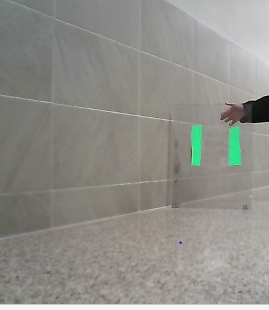
#> input picture Capture.PNG, 269 x 310 px, given in place of the camera
$ python vision_processing_old.py Capture.PNG Capture.PNG   (Python 2 division)   (older library calls are emulated)
#> lines starting #> are read from the running program, lines starting #| are printed output that depends on the picture; after the words box and inside, x2 and y2 are one past the last pixel; in counts of white or black regions, pixels touching at a corner belong together
import sys
import numpy as np
import cv2
from networktables import NetworkTables
# import serial

cap = cv2.VideoCapture(0)
NetworkTables.initialize(server='10.18.16.2')
# [7 lines of commented-out code are left out]


min_area = 0.0
min_perimeter = 0.0
min_width = 0.0
max_width = 1000.0
min_height = 100.0
max_height = 1000.0
solidity = [0, 100]
max_vertices = 1000000.0
min_vertices = 0.0
min_ratio = 0.0
max_ratio = 1.0

table = NetworkTables.getTable("SmartDashboard")
if table:
    print "table OK"
table.putNumber("visionX", -1)
table.putNumber("visionY", -1)

visionFlag = False
debugFlag = False
if len(sys.argv) > 1:
    visionFlag = sys.argv[1] == "-v" or sys.argv[2] == "-v"
    debugFlag = sys.argv[1] == "-d" or sys.argv[2] == "-d"
    print "Vision flag is: {};  debug flag: {}".format(visionFlag, debugFlag)


# Color values - currently set to green vision tape
lower_color = np.array([50.0, 55.03597122302158, 174.28057553956833])
upper_color = np.array([90.60606060606061, 255, 255])

while True:
    _, frame = cap.read()
#> frame is the input picture: shape (310, 269, 3); mean B, G, R 137.1, 142.5, 143.5

    # Convert BGR to HSV
    hsv = cv2.cvtColor(frame, cv2.COLOR_BGR2HSV)
#> hsv: shape (310, 269, 3); mean H, S, V 31.9, 16.7, 145.6

    # define range of color in HSV
    mask = cv2.inRange(hsv, lower_color, upper_color)
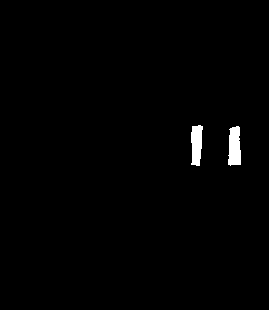
#> mask: shape (310, 269); 0.99% white; 2 white regions

    if visionFlag:
        cv2.imshow('Mask', mask)

    k = cv2.waitKey(5) & 0xFF
#> (key Esc is pressed here)

    _, contours, _ = cv2.findContours(mask, cv2.RETR_TREE, cv2.CHAIN_APPROX_SIMPLE)
#> contours = 2 contours; box (x1, y1, x2, y2) and area: (228, 126, 241, 166) 384, (191, 125, 203, 166) 344

    ncontours = []
    for contour in contours:
        if cv2.contourArea(contour) > 400:
            ncontours.append(contour)
#> this loop made 2 passes
#> after the loop, ncontours = []

    # print "Number of contours: ", len(ncontours)

    kX = 0
    tX = 0
    kY = 0
    tY = 0

    #loop over the contours
    for c in ncontours:

        # Draw the contour and show it
        cv2.drawContours(frame, ncontours, -1, (0, 255, 0), 1)

        # Draw the bounding rectangle
        rect = cv2.boundingRect(c)
        x, y, w, h = cv2.boundingRect(c)
        # print("xywh: {} {} {} {}".format(x,y,w,h))

        if (h < min_height or h > max_height):
            continue

        ratio = (float)(w) / h
        if (ratio < min_ratio or ratio > max_ratio):
            continue
        frame = cv2.rectangle(frame, (x, y), (x + w, y + h), (0, 255, 0), 2)

        # Draw center of rectangle
        M = cv2.moments(c)
        cX = int(M["m10"] / M["m00"])
        cY = int(M["m01"] / M["m00"])
        cv2.circle(frame, (cX, cY), 7, (255, 255, 255), -1)
        #print("Center: {} {}".format( cX, cY))

        kX += cX
        kY += cY

        tX += 1
        tY += 1
#> this loop made 0 passes
#> after the loop, kX = 0; kY = 0; tX = 0; tY = 0

    if tX > 0 and tY > 0:
        X = kX / tX
        Y = kY / tY
    else:
        X = -1
        Y = -1
        if debugFlag:
            print "tX or tY = 0"

    if len(ncontours) == 0:
        table.putNumber("visionX", -1)
        table.putNumber("visionY", -1)
        if debugFlag:
            print "TARGET NOT FOUND"
    else:
        table.putNumber("visionX", X)
        table.putNumber("visionY", Y)
        if debugFlag:
            print "vision X, Y = {} {}".format(X, Y)

    # [5 lines of commented-out code are left out]

    kX = 0;
    kY = 0;
    tX = 0;
    tY = 0;
    if visionFlag:
        cv2.imshow('Contour Window', frame)

cv2.destroyAllWindows()

$ run again, on VT1.PNG
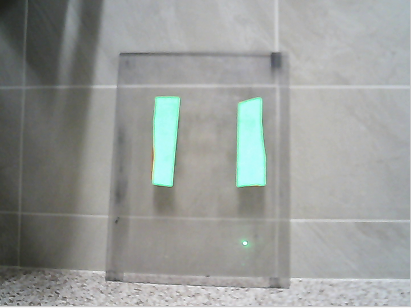
#> input picture VT1.PNG, 411 x 308 px, given in place of the camera
#> frame is the input picture: shape (308, 411, 3); mean B, G, R 152.8, 155.4, 152.2
#> hsv: shape (308, 411, 3); mean H, S, V 57, 12.5, 156.9
#> `mask = cv2.inRange(hsv, lower_color, upper_color)`:
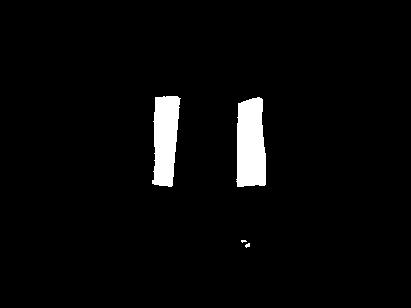
#> mask: shape (308, 411); 3.4% white; 4 white regions (2 under 20 px)
#> contours = 4 contours, 2 with area under 20; largest, box (x1, y1, x2, y2) and area: (236, 97, 266, 187) 2226, (152, 96, 181, 187) 1882
#> the loop `for contour in contours:` made 4 passes
#> after the loop `for contour in contours:`: ncontours = 2 contours; box (x1, y1, x2, y2) and area: (236, 97, 266, 187) 2226, (152, 96, 181, 187) 1882
#> the loop `for c in ncontours:` made 2 passes
#> (x, y, w, h) on passes 1 to 2: (236, 97, 30, 90), (152, 96, 29, 91)
#> after the loop `for c in ncontours:`:
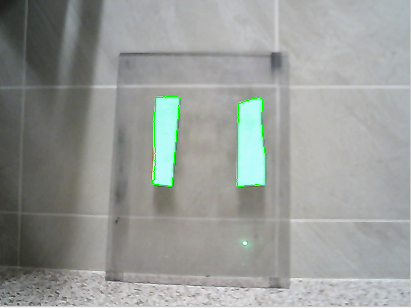
#> frame: shape (308, 411, 3); 0.35% of pixels changed, all inside (x1, y1, x2, y2) = (152, 96, 266, 187)
#> after the loop `for c in ncontours:`: kX = 0

$ run again, on VT2.PNG
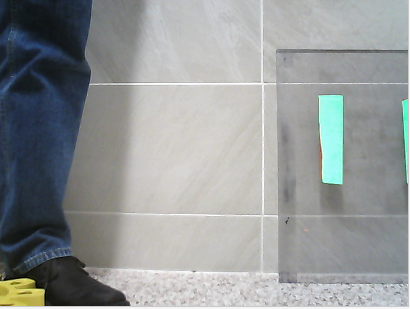
#> input picture VT2.PNG, 410 x 309 px, given in place of the camera
#> frame is the input picture: shape (309, 410, 3); mean B, G, R 151, 150.8, 147.2
#> hsv: shape (309, 410, 3); mean H, S, V 64, 27, 155
#> `mask = cv2.inRange(hsv, lower_color, upper_color)`:
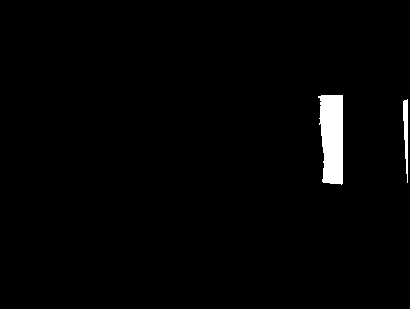
#> mask: shape (309, 410); 1.7% white; 2 white regions
#> contours = 2 contours; box (x1, y1, x2, y2) and area: (318, 95, 343, 185) 1779, (403, 99, 408, 183) 192
#> the loop `for contour in contours:` made 2 passes
#> after the loop `for contour in contours:`: ncontours = 1 contour; box (x1, y1, x2, y2) and area: (318, 95, 343, 185) 1779
#> the loop `for c in ncontours:` made 1 pass
#> (x, y, w, h) on pass 1: (318, 95, 25, 90)
#> after the loop `for c in ncontours:`:
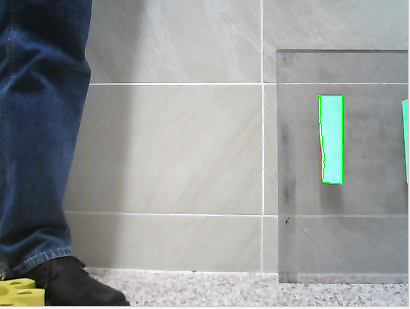
#> frame: shape (309, 410, 3); 0.17% of pixels changed, all inside (x1, y1, x2, y2) = (318, 95, 343, 185)
#> after the loop `for c in ncontours:`: kX = 0
